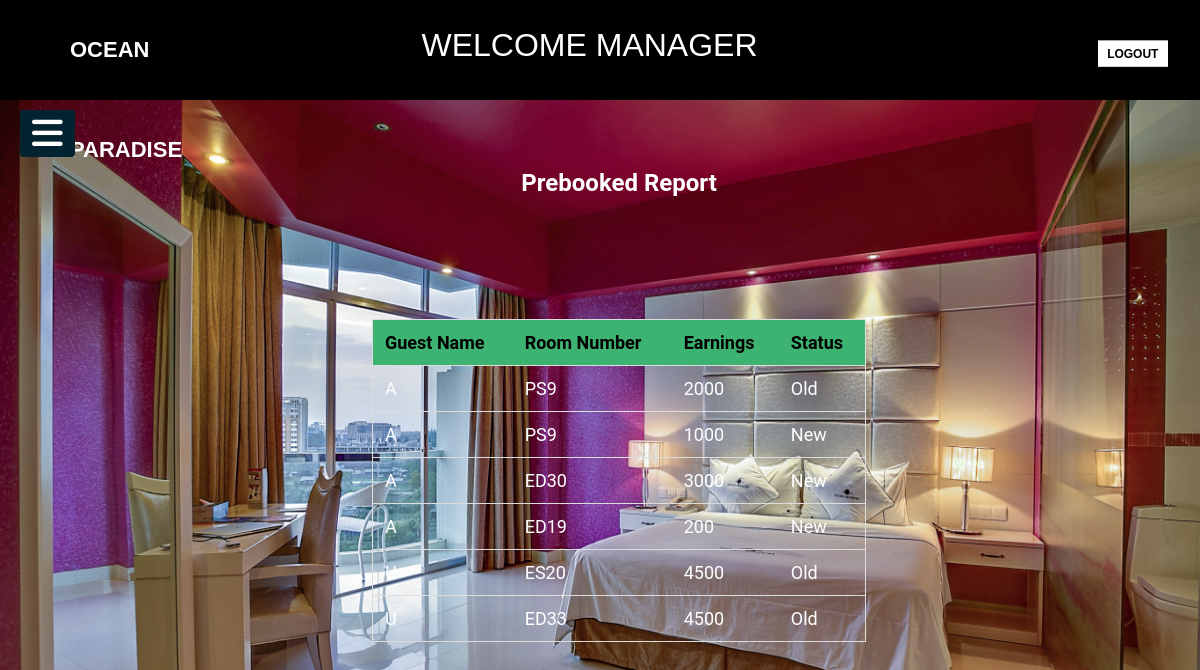
Page /Hotel-Management-System-io/manager/prebooked_report.php (signed in) on the committed database.
### tables this page shows
CREATE TABLE `pre_booking` (
  `serial` int(11) NOT NULL,
  `user_name` varchar(50) NOT NULL,
  `room_number` varchar(10) NOT NULL,
  `payment` int(6) NOT NULL,
  `Totalcost` int(50) NOT NULL,
  `Payment_due` int(10) DEFAULT NULL,
  `check_in` varchar(12) DEFAULT NULL,
  `check_out` varchar(12) DEFAULT NULL,
  `pre_check_in` varchar(12) NOT NULL,
  `pre_check_out` varchar(12) NOT NULL,
  `status` varchar(6) NOT NULL
);

### Hotel-Management-System-io/manager/prebooked_report.php (the view, shortened to what this page needs)
<?php
include "../database/db_connect.php";
if(isset($_SESSION['user_name']))
{
$info=prebokinginfo();
}
else{
    header("Location: ../login.php");
}
include('../rss/Dheader&navbarfor_manager.php');
function prebokinginfo(){
  global $con;
      $sql = "select * from pre_booking";
      $result = mysqli_query($con,$sql);
      return $result;
}
?>
  <section>
       <div class="main-section">
         <div class="dashbord">
           <div class="icon-section">
             <form  method="post" action="" enctype="multipart/form-data">
               <div class="container">
               <center><h2 style="color:white">Prebooked Report</h2><br><br></center>
               </div>
             <center><table id="myTable">
             <tr class="header">
             <th style="color:black">Guest Name </th>
             <th style="color:black">Room Number</th>
             <th style="color:black">Earnings</th>
             <th style="color:black">Status</th>
             </tr>
             <tbody>
             <?php
             foreach($info as $info)
             {
             echo "<tr>";
             echo "<td>".$info["user_name"]."</td>";
             echo "<td>".$info["room_number"]."</td>";
             echo "<td>".$info["Totalcost"]."</td>";
             echo "<td>".$info["status"]."</td>";
             echo "</tr>";
             }
             ?>
             </tbody>
             </table></center>
               </form>
           </div>
         </div>
       </div>
     </section>
</body>
</html>

### Hotel-Management-System-io/css/blank2.css (style rules this page uses)
* { margin: 0; padding: 0; }
body { background: url(../css/image/Manager.jpg); background-size: 100% 110%; width: 100%; height: 100vh; }
* { padding: 0; margin: 0; list-style: none; text-decoration: none; }
body { font-family: "Roboto", sans-serif; }

### Hotel-Management-System-io/css/managerdashboard.css (style rules this page uses)
.main-section { width: 80%; margin: 0 auto; text-align: center; padding: 0px 5px; }
.dashbord { width: 62%; display: inline-block; background-color: #34495e; color: #fff; margin-top: 50px; }

### Hotel-Management-System-io/manager/prebooked_report.php (style rules this page uses)
* { box-sizing: border-box; }
.dashbord { width: 104%; display: inline-block; background-color: transparent; color: #7d1818; margin-top: -115px; }
#myTable { border-collapse: collapse; width: 50%; border: 1px solid #ddd; font-size: 18px; color: white; }
#myTable th, #myTable td { text-align: left; padding: 12px; }
#myTable tr { border-bottom: 1px solid #ddd; }
#myTable tr.header, #myTable tr:hover { background-color: mediumseagreen; }
.container { border-radius: 5px; padding: 84px; }

### rows in the picture
pre_booking: user_name "A", room_number "PS9", Totalcost "2000", status "Old"
pre_booking: user_name "A", room_number "PS9", Totalcost "1000", status "New"
pre_booking: user_name "A", room_number "ED30", Totalcost "3000", status "New"
pre_booking: user_name "A", room_number "ED19", Totalcost "200", status "New"
pre_booking: user_name "U", room_number "ES20", Totalcost "4500", status "Old"
pre_booking: user_name "U", room_number "ED33", Totalcost "4500", status "Old"
